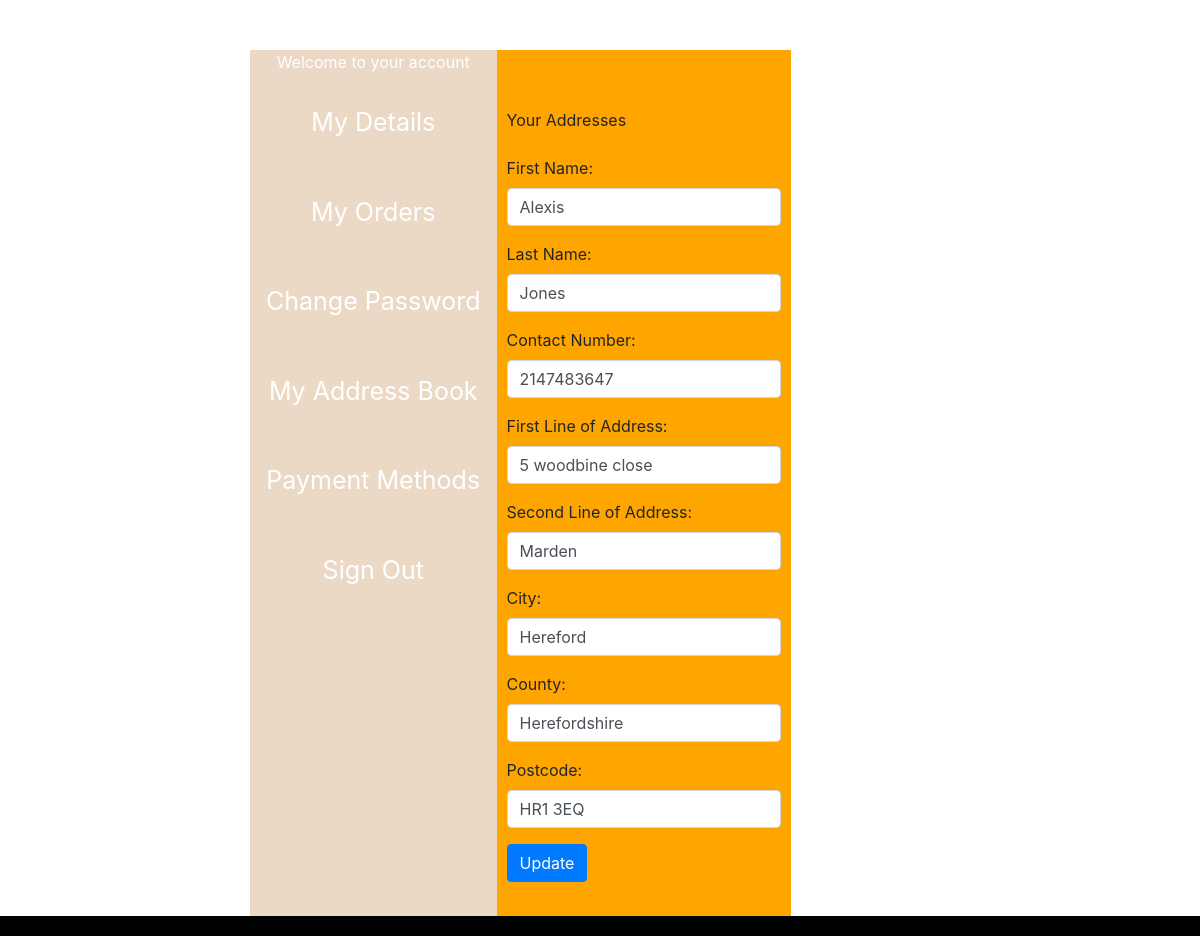
Page /editaddress.php?id=1 (signed in) on the committed database.
### tables this page shows
CREATE TABLE `addresses` (
  `addressID` int(11) NOT NULL,
  `userID` int(11) NOT NULL,
  `address_firstline` varchar(255) DEFAULT NULL,
  `address_secondline` varchar(255) DEFAULT NULL,
  `postcode` varchar(20) DEFAULT NULL,
  `city` tinytext,
  `county` tinytext,
  `firstname` varchar(255) DEFAULT NULL,
  `lastname` varchar(255) DEFAULT NULL,
  `contactnumber` int(20) DEFAULT NULL,
  `deault` tinyint(1) DEFAULT NULL
);

### editaddress.php (the view, shortened to what this page needs)
<?php
include('Connect.php');
$error="";
$sql = "SELECT * FROM addresses WHERE addressID = '$_GET[id]'";
$result = mysqli_query($conn,$sql);
$rows = mysqli_fetch_assoc($result);
?>
<!DOCTYPE HTML>
<html lang="en" xmlns="http://www.w3.org/1999/xhtml">
<head>
    <link rel="stylesheet" href="StyleSheet1.css" />
    <link rel="stylesheet" href="https://use.fontawesome.com/releases/v5.7.0/css/all.css">
	<link rel="stylesheet" href="https://maxcdn.bootstrapcdn.com/bootstrap/4.5.2/css/bootstrap.min.css">
</head>
<body>
   <div class="flex_row">
		<div class="sidenav">
			<p>Welcome to your account</p>
			<a href="details.php">My Details</a><br>
			<a href="">My Orders</a><br>
			<a href="">Change Password</a><br>
			<a href="Addresses.php">My Address Book</a><br>
			<a href="">Payment Methods</a><br>
			<a href="">Sign Out</a>
		</div>
		<div class="flex_container">
			<form action="" method="POST">
			<span class="warning"><?php if(isset($error)){echo $error;}?></span><br><br>
				<div class="form-group">
					<label>Your Addresses</label><br>
				</div>
				<div class="form-group">
					<label>First Name:</label><br>
					<input type="text" class="form-control" name="firstname" value="<?php echo $rows['firstname'];?>">
				</div>
				<div class="form-group">
					<label>Last Name:</label><br>
					<input type="text" class="form-control" name="lastname" value="<?php echo $rows['lastname'];?>">
				</div>
				<div class ="form-group">
					<label>Contact Number:</label><br>
					<input type="number" class="form-control" name="contactnumber" value="<?php echo $rows['contactnumber'];?>">
				</div>
				<div class ="form-group">
					<label>First Line of Address:</label><br>
					<input type="text" class="form-control" name="addressfirst" value="<?php echo $rows['address_firstline'];?>">
				</div>
				<div class ="form-group">
					<label>Second Line of Address:</label><br>
					<input type="text" class="form-control" name="addresssecond" value ="<?php echo $rows['address_secondline'];?>">
				</div>
				<div class ="form-group">
					<label>City:</label><br>
					<input type="text" class="form-control" name="city"  value ="<?php echo $rows['city'];?>">
				</div>
				<div class ="form-group">
					<label>County:</label><br>
					<input type="text" class="form-control" name="county"  value ="<?php echo $rows['county'];?>">
				</div>
				<div class ="form-group">
					<label>Postcode:</label><br>
					<input type="text" class="form-control" name="postcode"  value ="<?php echo $rows['postcode'];?>">
				</div>
				 <button type="submit" class="btn btn-primary" name="update">Update</button><br><br>
			</form>
		</div>
	</div>
    <footer></footer>
</body>
</html>

### StyleSheet1.css (style rules this page uses)
button > span, p { display: flex; flex-direction: row; color: white; justify-content: center; }
.flex_container { display: inline-flex; flex-direction: column; margin: 10px; }
.flex_row { display: inline-flex; flex-direction: row; background-color: orange; margin: 50px 100px 0 250px; }
footer { background-color: black; text-align: center; padding: 10px; color: white; }
.sidenav { overflow: hidden; background-color: #ebd9c6; }
.sidenav a { display: block; color: white; text-align: center; padding: 14px 16px; text-decoration: none; font-size: 25px; }

### rows in the picture
addresses: firstname "Alexis", lastname "Jones", contactnumber "2147483647", addressfirst "5 woodbine close", addresssecond "Marden", city "Hereford", county "Herefordshire", postcode "HR1 3EQ"
